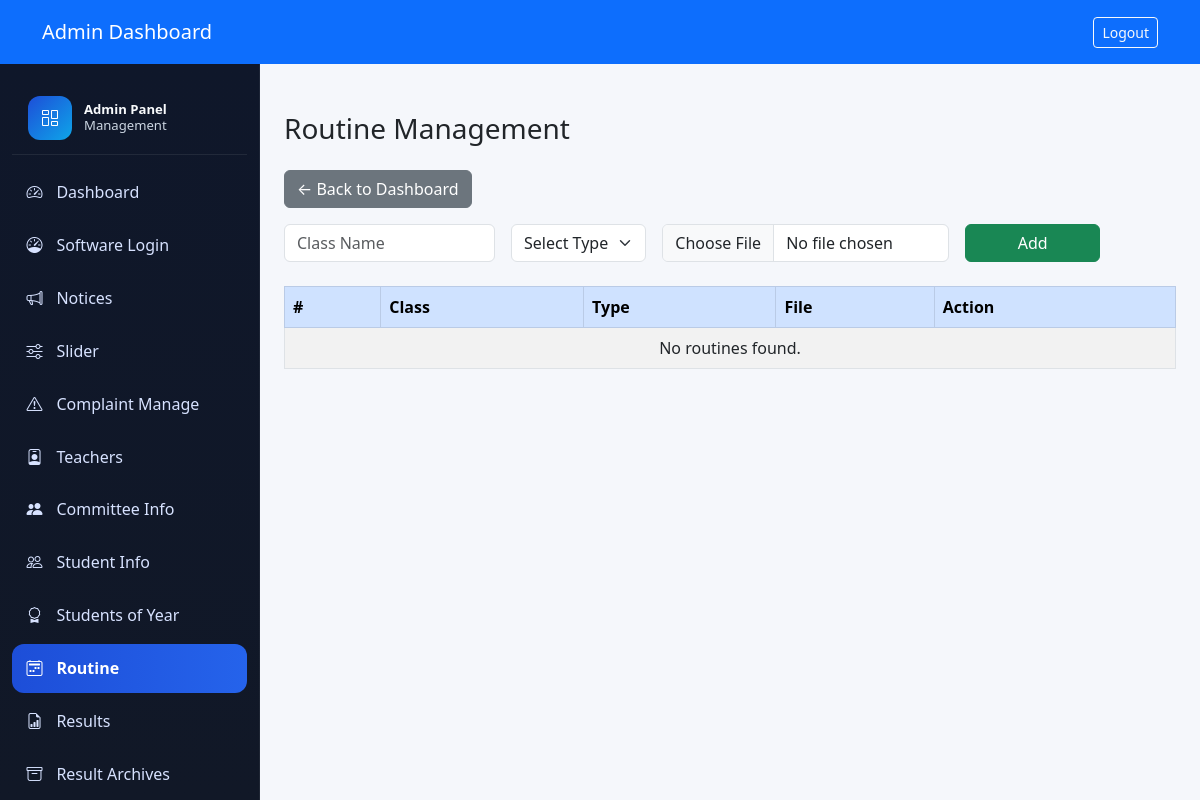
/admin/routines.php (signed in), run on an earlier commit of the app's database.
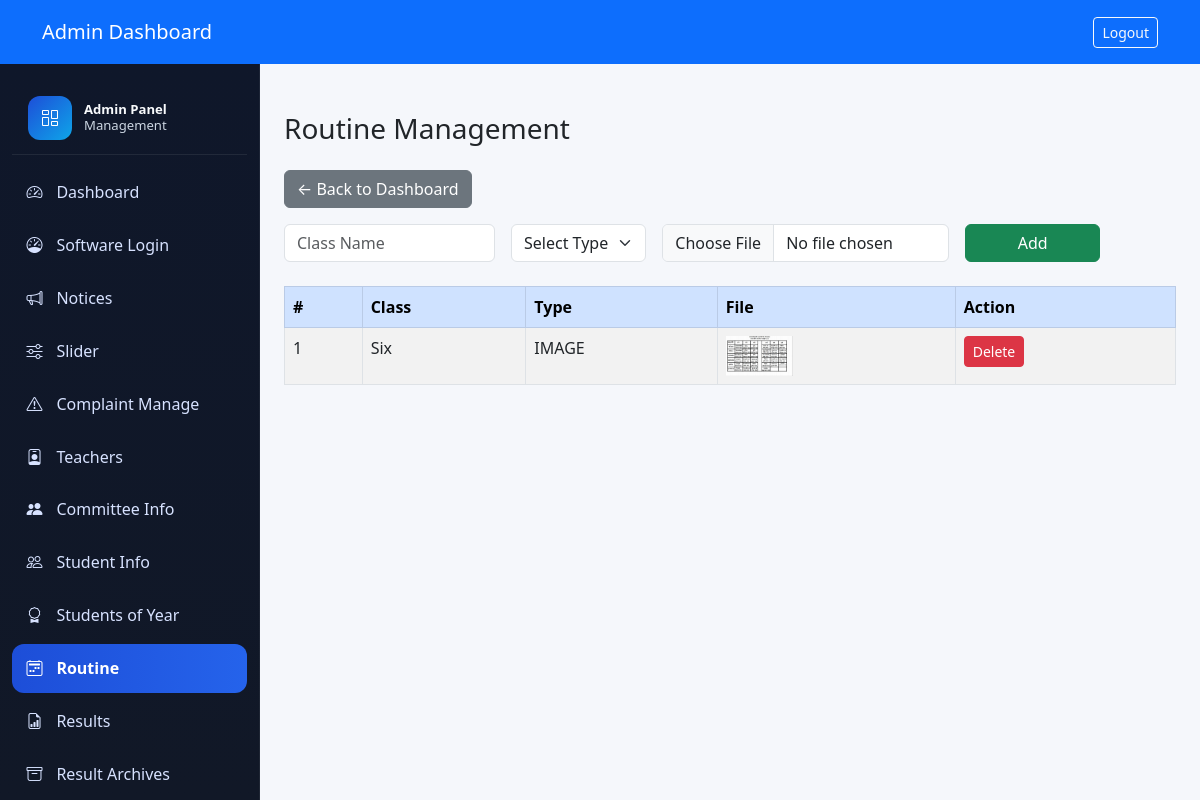
And on a later commit of the database.
### tables this page shows
CREATE TABLE `routines` (
  `id` int(11) NOT NULL,
  `class_name` varchar(100) NOT NULL,
  `file_type` enum('pdf','image') NOT NULL,
  `file_name` varchar(255) NOT NULL,
  `uploaded_at` timestamp NOT NULL DEFAULT current_timestamp()
);

### admin/routines.php (the view, shortened to what this page needs)
<?php
require_once '../includes/db.php';
$routines = $conn->query('SELECT * FROM routines ORDER BY id DESC');
?>
<!DOCTYPE html>
<html lang="en">
<head>
    <link href="https://cdn.jsdelivr.net/npm/bootstrap@5.3.0/dist/css/bootstrap.min.css" rel="stylesheet" />
</head>
<body>
<nav class="navbar navbar-expand-lg navbar-dark bg-primary">
    <div class="container">
        <a class="navbar-brand" href="dashboard.php">Admin Dashboard</a>
        <div class="ms-auto">
            <a href="logout.php" class="btn btn-outline-light btn-sm">Logout</a>
        </div>
    </div>
</nav>
<div class="container-fluid" style="margin-top: 0;">
  <div class="row gx-0">
    <div class="col-md-3 col-lg-2 p-0">
      <?php include '_sidebar.php'; ?>
    </div>
    <main class="col-md-9 col-lg-10 px-md-4 d-flex flex-column" style="min-height: 100vh;">
      <div class="my-5">
        <h3 class="mb-4">Routine Management</h3>
        <a href="dashboard.php" class="btn btn-secondary mb-3">&larr; Back to Dashboard</a>
        <form class="row g-3 mb-4" method="post" enctype="multipart/form-data">
          <div class="col-md-3">
            <input type="text" class="form-control" name="class_name" placeholder="Class Name" required />
          </div>
          <div class="col-md-2">
            <select class="form-select" name="file_type" required>
              <option value="">Select Type</option>
            </select>
          </div>
          <div class="col-md-4">
            <input type="file" class="form-control" name="routine_file" accept=".pdf,.jpg,.jpeg,.png,.webp,.gif" required />
          </div>
          <div class="col-md-2">
            <button type="submit" name="add_routine" class="btn btn-success w-100">Add</button>
          </div>
        </form>
        <div class="table-responsive">
          <table class="table table-bordered table-striped">
            <thead class="table-primary">
              <tr>
                <th>#</th>
                <th>Class</th>
                <th>Type</th>
                <th>File</th>
                <th>Action</th>
              </tr>
            </thead>
            <tbody>
              <?php if ($routines && $routines->num_rows > 0): $i=1; while($row = $routines->fetch_assoc()): ?>
              <tr>
                <td><?php echo $i++; ?></td>
                <td><?php echo htmlspecialchars($row['class_name']); ?></td>
                <td><?php echo strtoupper($row['file_type']); ?></td>
                <td>
                  <?php if ($row['file_type'] === 'pdf'): ?>
                    <a href="../assets/routines/<?php echo htmlspecialchars($row['file_name']); ?>" target="_blank" class="btn btn-outline-primary btn-sm">View PDF</a>
                  <?php else: ?>
                    <a href="../assets/routines/<?php echo htmlspecialchars($row['file_name']); ?>" target="_blank">
                      <img src="../assets/routines/<?php echo htmlspecialchars($row['file_name']); ?>" alt="Routine" style="height:40px;width:auto;" />
                    </a>
                  <?php endif; ?>
                </td>
                <td>
                  <a href="?delete=<?php echo $row['id']; ?>" class="btn btn-danger btn-sm" onclick="return confirm('Delete this routine?');">Delete</a>
                </td>
              </tr>
              <?php endwhile; else: ?>
              <tr><td colspan="5" class="text-center">No routines found.</td></tr>
              <?php endif; ?>
            </tbody>
          </table>
        </div>
      </div>
    </main>
  </div>
</div>
</body>
</html>

What changed in the data, as far as the page shows it:
added routines: class_name "Six", file_type "IMAGE", file_name (picture)
Also different on the page:
text no longer shown: "No routines found."
